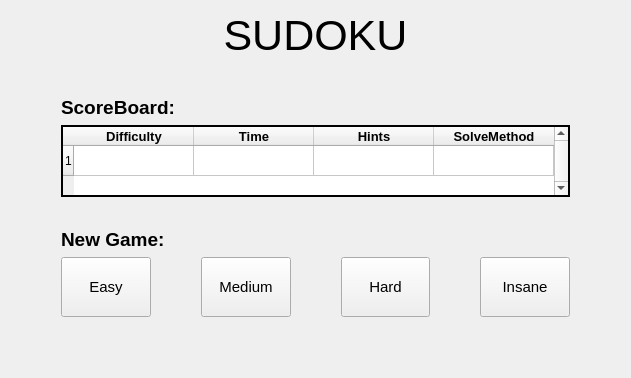
      <widget class="QWidget" name="Main">
       <property name="autoFillBackground">
        <bool>false</bool>
       </property>
       <property name="styleSheet">
        <string notr="true">color: 0 0 0</string>
       </property>
       <layout class="QVBoxLayout" name="verticalLayout_3">
        <item>
         <layout class="QVBoxLayout" name="verticalLayout_2">
          <property name="leftMargin">
           <number>0</number>
          </property>
          <item>
           <widget class="QLabel" name="HeaderPage1">
            <property name="sizePolicy">
             <sizepolicy hsizetype="Preferred" vsizetype="Maximum">
              <horstretch>0</horstretch>
              <verstretch>0</verstretch>
             </sizepolicy>
            </property>
            <property name="font">
             <font>
              <pointsize>32</pointsize>
              <weight>50</weight>
              <bold>false</bold>
             </font>
            </property>
            <property name="text">
             <string>SUDOKU</string>
            </property>
            <property name="alignment">
             <set>Qt::AlignCenter</set>
            </property>
           </widget>
          </item>
          <item>
           <spacer name="verticalSpacer_2">
            <property name="orientation">
             <enum>Qt::Vertical</enum>
            </property>
            <property name="sizeType">
             <enum>QSizePolicy::Maximum</enum>
            </property>
            <property name="sizeHint" stdset="0">
             <size>
              <width>20</width>
              <height>30</height>
             </size>
            </property>
           </spacer>
          </item>
          <item>
           <layout class="QHBoxLayout" name="horizontalLayout_5">
            <property name="spacing">
             <number>6</number>
            </property>
            <property name="leftMargin">
             <number>50</number>
            </property>
            <property name="topMargin">
             <number>0</number>
            </property>
            <item>
             <widget class="QLabel" name="LabelScoreBoard">
              <property name="sizePolicy">
               <sizepolicy hsizetype="Preferred" vsizetype="Maximum">
                <horstretch>0</horstretch>
                <verstretch>0</verstretch>
               </sizepolicy>
              </property>
              <property name="font">
               <font>
                <pointsize>14</pointsize>
                <weight>75</weight>
                <italic>false</italic>
                <bold>true</bold>
                <underline>false</underline>
                <kerning>true</kerning>
               </font>
              </property>
              <property name="text">
               <string>ScoreBoard:</string>
              </property>
              <property name="indent">
               <number>0</number>
              </property>
             </widget>
            </item>
           </layout>
          </item>
          <item>
           <layout class="QHBoxLayout" name="horizontalLayout_2">
            <property name="sizeConstraint">
             <enum>QLayout::SetMaximumSize</enum>
            </property>
            <property name="leftMargin">
             <number>50</number>
            </property>
            <property name="rightMargin">
             <number>50</number>
            </property>
            <item>
             <widget class="QTableWidget" name="tableWidget">
              <property name="sizePolicy">
               <sizepolicy hsizetype="Minimum" vsizetype="Expanding">
                <horstretch>0</horstretch>
                <verstretch>0</verstretch>
               </sizepolicy>
              </property>
              <property name="styleSheet">
               <string notr="true"/>
              </property>
              <property name="frameShape">
               <enum>QFrame::Box</enum>
              </property>
              <property name="frameShadow">
               <enum>QFrame::Plain</enum>
              </property>
              <property name="lineWidth">
               <number>2</number>
              </property>
              <property name="midLineWidth">
               <number>2</number>
              </property>
              <property name="verticalScrollBarPolicy">
               <enum>Qt::ScrollBarAlwaysOn</enum>
              </property>
              <property name="horizontalScrollBarPolicy">
               <enum>Qt::ScrollBarAlwaysOff</enum>
              </property>
              <property name="sizeAdjustPolicy">
               <enum>QAbstractScrollArea::AdjustToContentsOnFirstShow</enum>
              </property>
              <property name="rowCount">
               <number>1</number>
              </property>
              <attribute name="horizontalHeaderDefaultSectionSize">
               <number>120</number>
              </attribute>
              <row/>
              <column>
               <property name="text">
                <string>Difficulty</string>
               </property>
               <property name="font">
                <font>
                 <pointsize>10</pointsize>
                 <weight>75</weight>
                 <bold>true</bold>
                </font>
               </property>
              </column>
              <column>
               <property name="text">
                <string>Time</string>
               </property>
               <property name="font">
                <font>
                 <pointsize>10</pointsize>
                 <weight>75</weight>
                 <bold>true</bold>
                </font>
               </property>
              </column>
              <column>
               <property name="text">
                <string>Hints</string>
               </property>
               <property name="font">
                <font>
                 <pointsize>10</pointsize>
                 <weight>75</weight>
                 <bold>true</bold>
                </font>
               </property>
              </column>
              <column>
               <property name="text">
                <string>SolveMethod</string>
               </property>
               <property name="font">
                <font>
                 <pointsize>10</pointsize>
                 <weight>75</weight>
                 <bold>true</bold>
                </font>
               </property>
              </column>
              <item row="0" column="0">
               <property name="font">
                <font>
                 <weight>50</weight>
                 <bold>false</bold>
                </font>
               </property>
              </item>
              <item row="0" column="1">
               <property name="font">
                <font>
                 <weight>50</weight>
                 <bold>false</bold>
                </font>
               </property>
              </item>
             </widget>
            </item>
           </layout>
          </item>
          <item>
           <spacer name="verticalSpacer">
            <property name="orientation">
             <enum>Qt::Vertical</enum>
            </property>
            <property name="sizeType">
             <enum>QSizePolicy::Maximum</enum>
            </property>
            <property name="sizeHint" stdset="0">
             <size>
              <width>20</width>
              <height>25</height>
             </size>
            </property>
           </spacer>
          </item>
          <item>
           <layout class="QHBoxLayout" name="horizontalLayout_4">
            <property name="leftMargin">
             <number>50</number>
            </property>
            <item>
             <widget class="QLabel" name="LabelNewGame">
              <property name="sizePolicy">
               <sizepolicy hsizetype="Minimum" vsizetype="Maximum">
                <horstretch>0</horstretch>
                <verstretch>0</verstretch>
               </sizepolicy>
              </property>
              <property name="font">
               <font>
                <pointsize>14</pointsize>
                <weight>75</weight>
                <bold>true</bold>
                <kerning>true</kerning>
               </font>
              </property>
              <property name="text">
               <string>New Game:</string>
              </property>
              <property name="margin">
               <number>0</number>
              </property>
              <property name="indent">
               <number>0</number>
              </property>
             </widget>
            </item>
           </layout>
          </item>
          <item>
           <layout class="QHBoxLayout" name="horizontalLayout">
            <property name="spacing">
             <number>50</number>
            </property>
            <property name="sizeConstraint">
             <enum>QLayout::SetMinimumSize</enum>
            </property>
            <property name="leftMargin">
             <number>50</number>
            </property>
            <property name="topMargin">
             <number>0</number>
            </property>
            <property name="rightMargin">
             <number>50</number>
            </property>
            <property name="bottomMargin">
             <number>25</number>
            </property>
            <item>
             <widget class="QPushButton" name="Easy">
              <property name="sizePolicy">
               <sizepolicy hsizetype="Minimum" vsizetype="Maximum">
                <horstretch>0</horstretch>
                <verstretch>0</verstretch>
               </sizepolicy>
              </property>
              <property name="font">
               <font>
                <pointsize>11</pointsize>
               </font>
              </property>
              <property name="text">
               <string>
Easy
</string>
              </property>
             </widget>
            </item>
            <item>
             <widget class="QPushButton" name="Medium">
              <property name="sizePolicy">
               <sizepolicy hsizetype="Minimum" vsizetype="Minimum">
                <horstretch>0</horstretch>
                <verstretch>0</verstretch>
               </sizepolicy>
              </property>
              <property name="font">
               <font>
                <pointsize>11</pointsize>
               </font>
              </property>
              <property name="text">
               <string>
Medium
</string>
              </property>
             </widget>
            </item>
            <item>
             <widget class="QPushButton" name="Hard">
              <property name="sizePolicy">
               <sizepolicy hsizetype="Minimum" vsizetype="Minimum">
                <horstretch>0</horstretch>
                <verstretch>0</verstretch>
               </sizepolicy>
              </property>
              <property name="font">
               <font>
                <pointsize>11</pointsize>
               </font>
              </property>
              <property name="text">
               <string>Hard</string>
              </property>
             </widget>
            </item>
            <item>
             <widget class="QPushButton" name="Insane">
              <property name="sizePolicy">
               <sizepolicy hsizetype="Minimum" vsizetype="Minimum">
                <horstretch>0</horstretch>
                <verstretch>0</verstretch>
               </sizepolicy>
              </property>
              <property name="font">
               <font>
                <pointsize>11</pointsize>
               </font>
              </property>
              <property name="text">
               <string>Insane</string>
              </property>
             </widget>
            </item>
           </layout>
          </item>
         </layout>
        </item>
        <item>
         <spacer name="verticalSpacer_3">
          <property name="orientation">
           <enum>Qt::Vertical</enum>
          </property>
          <property name="sizeType">
           <enum>QSizePolicy::Maximum</enum>
          </property>
          <property name="sizeHint" stdset="0">
           <size>
            <width>20</width>
            <height>25</height>
           </size>
          </property>
         </spacer>
        </item>
       </layout>
      </widget>
